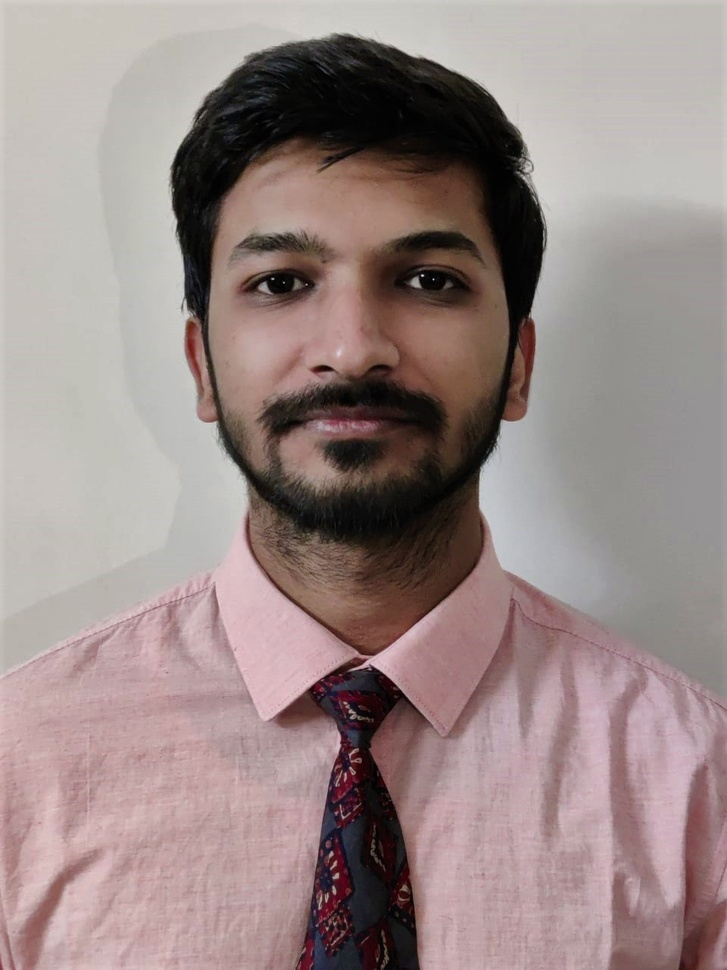
#> input picture Face recognition cleverqazi/dhruv_formal_pic.jpg, 727 x 970 px, shrunk from 960 x 1280 before the run, found by its file name
$ python Face_Detector.py
#> lines starting #> are read from the running program, lines starting #| are printed output that depends on the picture
import cv2

trained_face_data=cv2.CascadeClassifier('haarcascade_frontalface_default.xml')

img=cv2.imread('C:\\Users\\Dhruv Mittal\\Desktop\\dhruv_formal_pic.jpg')
#> img is the input picture: shape (970, 727, 3); mean B, G, R 134.7, 136.8, 153.1

grayscale_img=cv2.cvtColor(img, cv2.COLOR_BGR2GRAY)
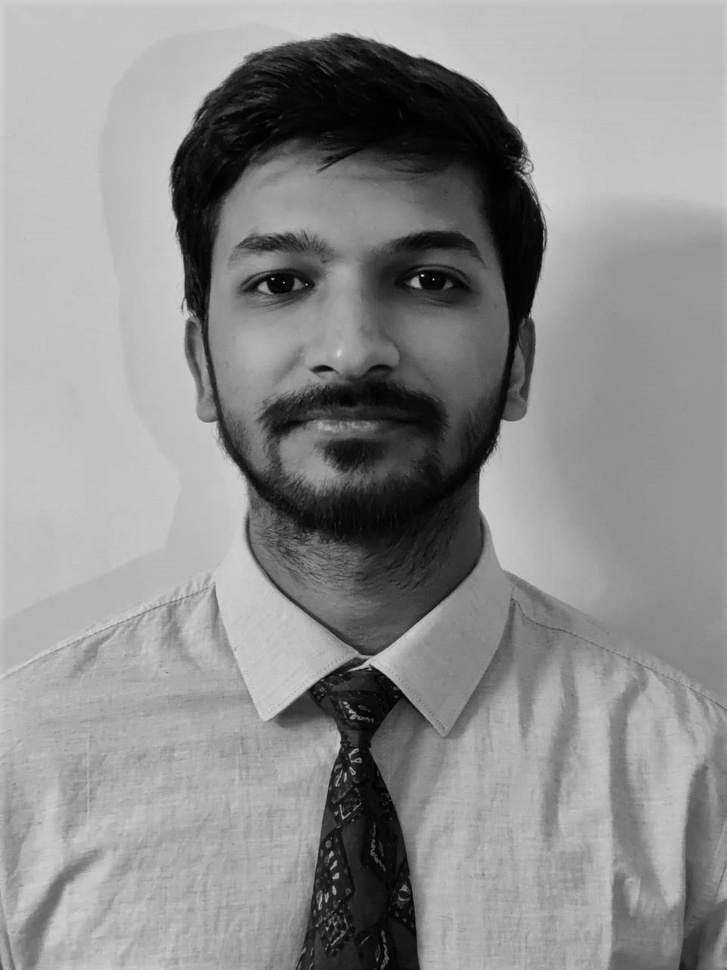
#> grayscale_img: shape (970, 727); min 0, max 237, mean 141.4

face_coordinates = trained_face_data.detectMultiScale(grayscale_img)
#> face_coordinates = [[158, 129, 392, 392]]


print(face_coordinates)
#| [[158 129 392 392]]


cv2.imshow('Cleverqazi Face Detector',grayscale_img)

cv2.waitKey()
print("Code Completed")
